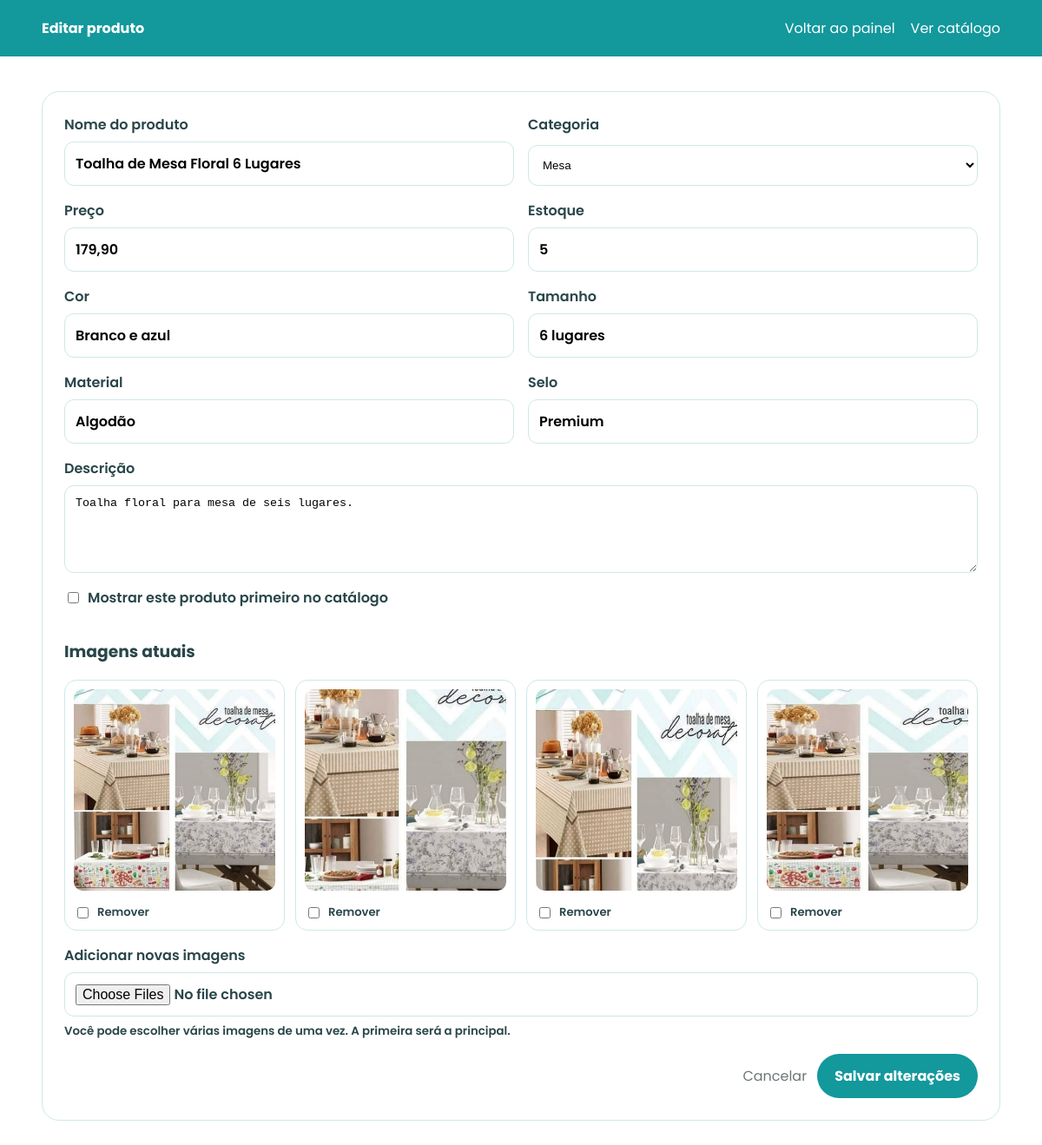
Screenshot of /admin/produtos/23/editar (signed in) with the database file from the repository.
### tables this page shows
CREATE TABLE produtos (
            id INTEGER PRIMARY KEY AUTOINCREMENT,
            nome TEXT NOT NULL,
            categoria TEXT NOT NULL,
            preco REAL NOT NULL,
            descricao TEXT NOT NULL,
            slug_imagem TEXT NOT NULL,
            cor TEXT,
            tamanho TEXT,
            material TEXT,
            estoque INTEGER DEFAULT 0,
            selo TEXT,
            imagens TEXT NOT NULL
        , destaque INTEGER DEFAULT 0, criado_em DATETIME, atualizado_em DATETIME);

### catalogo_margarida_maria_v4_final_completo/app.py (the view, shortened to what this page needs)
@app.route(
    "/admin/produtos/<int:produto_id>/editar",
    methods=["GET", "POST"]
)
@login_obrigatorio
def editar_produto(produto_id):
    with conectar() as con:
        produto = con.execute(
            "SELECT * FROM produtos WHERE id = ?",
            (produto_id,)
        ).fetchone()
    if produto is None:
        flash("Produto não encontrado.", "erro")
        return redirect(url_for("admin"))
    try:
        imagens_atuais = json.loads(produto["imagens"] or "[]")
    except json.JSONDecodeError:
        imagens_atuais = []
    return render_template(
        "produto_form.html",
        produto=produto,
        imagens=imagens_atuais
    )

### catalogo_margarida_maria_v4_final_completo/app.py (called while the page is built)
def conectar():
    conexao = sqlite3.connect(DB_PATH)
    conexao.row_factory = sqlite3.Row
    return conexao

def login_obrigatorio(func):
    @wraps(func)
    def wrapper(*args, **kwargs):
        if not session.get("admin"):
            flash("Faça login para acessar o painel.", "erro")
            return redirect(url_for("login"))
        return func(*args, **kwargs)
    return wrapper

### templates/produto_form.html (shortened to what this page needs)
{% extends "base.html" %}
{% block conteudo %}
<header class="admin-head">
  <div class="container">
    <b>
      {% if produto %}Editar produto{% else %}Novo produto{% endif %}
    </b>
    <div>
      <a href="{{ url_for('admin') }}">Voltar ao painel</a>
      <a href="{{ url_for('inicio') }}">Ver catálogo</a>
    </div>
  </div>
</header>
<main class="container admin-page">
  <section class="admin-card">
    <form method="post" enctype="multipart/form-data" class="product-form">
      <label>
        Nome do produto
        <input
          name="nome"
          value="{{ produto['nome'] if produto else '' }}"
          required
        >
      </label>
      <label>
        Categoria
        <select name="categoria" required>
          {% for categoria in ["Cama", "Mesa", "Banho", "Infantil", "Cozinha"] %}
            <option
              value="{{ categoria }}"
              {% if produto and produto['categoria'] == categoria %}selected{% endif %}
            >
              {{ categoria }}
            </option>
          {% endfor %}
        </select>
      </label>
      <label>
        Preço
        <input
          name="preco"
          value="{{ ('%.2f'|format(produto['preco'])|replace('.', ',')) if produto else '' }}"
          placeholder="129,90"
          required
        >
      </label>
      <label>
        Estoque
        <input
          name="estoque"
          type="number"
          min="0"
          value="{{ produto['estoque'] if produto else 0 }}"
          required
        >
      </label>
      <label>
        Cor
        <input name="cor" value="{{ produto['cor'] if produto else '' }}">
      </label>
      <label>
        Tamanho
        <input name="tamanho" value="{{ produto['tamanho'] if produto else '' }}">
      </label>
      <label>
        Material
        <input name="material" value="{{ produto['material'] if produto else '' }}">
      </label>
      <label>
        Selo
        <input
          name="selo"
          value="{{ produto['selo'] if produto else '' }}"
          placeholder="Novo, Oferta, Destaque..."
        >
      </label>
      <label class="full">
        Descrição
        <textarea name="descricao" rows="5" required>{{ produto['descricao'] if produto else '' }}</textarea>
      </label>
      <label class="full checkbox-label">
        <input
          type="checkbox"
          name="destaque"
        >
        Mostrar este produto primeiro no catálogo
      </label>
      {% if imagens %}
        <div class="full">
          <h3>Imagens atuais</h3>
          <div class="current-images">
            {% for imagem in imagens %}
              <label class="current-image">
                <img
                  src="{{ url_for('static', filename='img/produtos/' + imagem) }}"
                  alt=""
                >
                <span>
                  <input
                    type="checkbox"
                    name="remover_imagens"
                    value="{{ imagem }}"
                  >
                  Remover
                </span>
              </label>
            {% endfor %}
          </div>
        </div>
      {% endif %}
      <label class="full">
        {% if produto %}
          Adicionar novas imagens
        {% else %}
          Imagens do produto
        {% endif %}
        <input
          type="file"
          name="imagens"
          accept=".png,.jpg,.jpeg,.webp"
          multiple
        >
        <small>
          Você pode escolher várias imagens de uma vez. A primeira será a principal.
        </small>
      </label>
      <div class="full form-actions">
        <a href="{{ url_for('admin') }}">Cancelar</a>
        <button type="submit">
          {% if produto %}Salvar alterações{% else %}Cadastrar produto{% endif %}
        </button>
      </div>
    </form>
  </section>
</main>
{% endblock %}

### catalogo_margarida_maria_v4_final_completo/static/css/style.css (style rules this page uses)
:root { --turq:#13989c;--turq2:#7dcbd2;--rose:#efb9be;--rose2:#fff1f2;--white:#fff;--text:#29464a;--gray:#6d7778;--line:#cfe8e9;--shadow:0 18px 55px rgba(18,91,94,.13) }
* { box-sizing:border-box }
html { scroll-behavior:smooth }
body { margin:0;font-family:Poppins,sans-serif;color:var(--text);background:#fff }
a { text-decoration:none;color:inherit }
button,input { font:inherit }
.container { width:min(1220px,92%);margin:auto }
.admin-head { background:var(--turq);color:#fff }
.admin-head .container { display:flex;justify-content:space-between;padding:20px 0 }
.admin-head .container div { display:flex;gap:18px }
.admin-page { padding:40px 0 }
.admin-card { border:1px solid var(--line);border-radius:20px;padding:25px;margin-bottom:24px }
.product-form { display:grid; grid-template-columns:repeat(2,1fr); gap:16px; }
.product-form label { display:grid; gap:7px; font-weight:600; }
.product-form input, .product-form select, .product-form textarea { width:100%; border:1px solid var(--line); border-radius:11px; padding:12px; background:#fff; }
.product-form textarea { resize:vertical; }
.product-form .full { grid-column:1/-1; }
.checkbox-label { display:flex!important; grid-template-columns:auto 1fr!important; align-items:center; }
.checkbox-label input { width:auto; }
.current-images { display:grid; grid-template-columns:repeat(4,1fr); gap:12px; }
.current-image { border:1px solid var(--line); border-radius:14px; padding:10px; }
.current-image img { width:100%; aspect-ratio:1; object-fit:cover; border-radius:10px; }
.current-image span { display:flex; align-items:center; gap:7px; margin-top:8px; font-size:.82rem; }
.current-image input { width:auto; }
.form-actions { display:flex!important; justify-content:flex-end; align-items:center; gap:12px; }
.form-actions a { color:var(--gray); }
.form-actions button { border:0; background:var(--turq); color:#fff; padding:13px 20px; border-radius:999px; font-weight:700; cursor:pointer; }

### rows the page displays
produtos: nome "Toalha de Mesa Floral 6 Lugares", categoria "Mesa", preco "179,90", estoque "5", cor "Branco e azul", tamanho "6 lugares", material "Algodão", selo "Premium", descricao "Toalha floral para mesa de seis lugares."
